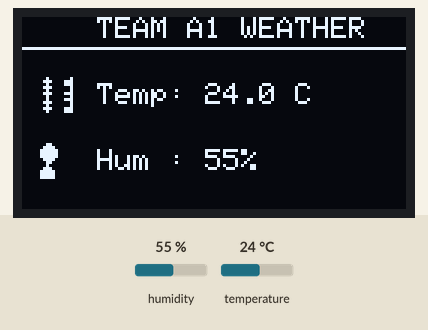
The sketch below on a simulated Arduino Uno, built with avr-gcc and run on an emulated ATmega328P. Shown: 128×64 one-colour display. Inputs (shaded band) come from the test bench; at power-on: humidity 55 %, temperature 24 °C.

Above: at 2.9 s.
3.0 s: humidity set to 22 %
At 4.3 s:
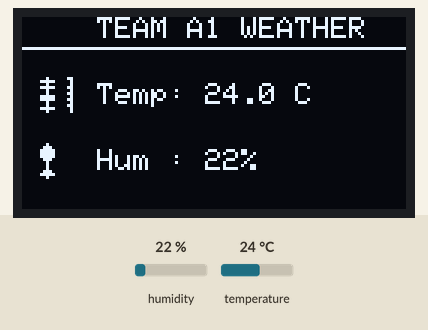
5.7 s: temperature set to 12 °C
At 6.38 s:
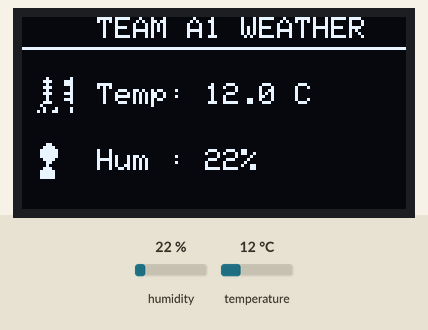
8.4 s: humidity set to 40 %
At 10.72 s:
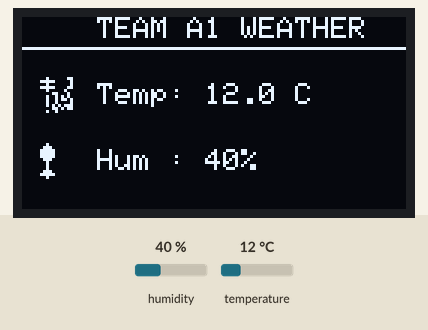
11.8 s: temperature set to 19 °C
At 12.61 s:
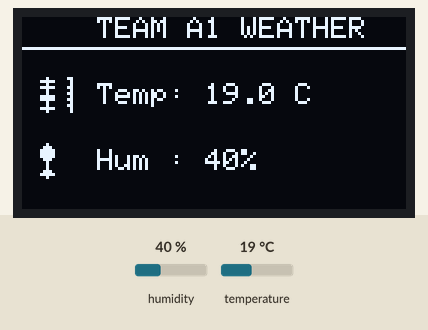

The sketch:

sketch_jan16b.ino
```cpp
#include <DHT.h>
#include <Wire.h>
#include <Adafruit_GFX.h>
#include <Adafruit_SSD1306.h>

#define DHTPIN 7
#define DHTTYPE DHT11

#define SCREEN_WIDTH 128
#define SCREEN_HEIGHT 64

DHT dht(DHTPIN, DHTTYPE);
Adafruit_SSD1306 display(SCREEN_WIDTH, SCREEN_HEIGHT, &Wire, -1);

/* ======== FAN ICON (12x12) - 4 FRAMES ROTATION ======== */
const unsigned char fan1[] PROGMEM = {
  0x10,0x38,0x7C,0x10,0x10,0x10,0x7C,0x38,0x10
};
const unsigned char fan2[] PROGMEM = {
  0x10,0x10,0x38,0x7C,0x10,0x7C,0x38,0x10,0x10
};
const unsigned char fan3[] PROGMEM = {
  0x10,0x38,0x7C,0x10,0x10,0x10,0x7C,0x38,0x10
};
const unsigned char fan4[] PROGMEM = {
  0x10,0x10,0x38,0x7C,0x10,0x7C,0x38,0x10,0x10
};

/* ======== PULSING DROP (8x12) ======== */
const unsigned char dropPulse1[] PROGMEM = {
  0x10,0x38,0x7C,0x7C,0x7C,0x38,0x10
};
const unsigned char dropPulse2[] PROGMEM = {
  0x18,0x3C,0x7E,0x7E,0x7E,0x3C,0x18
};

int fanFrame = 0;
int pulseFrame = 0;
unsigned long lastAnim = 0;

void setup() {
  dht.begin();
  display.begin(SSD1306_SWITCHCAPVCC, 0x3C);
  display.setTextColor(SSD1306_WHITE);
}

void loop() {
  float t = dht.readTemperature();
  float h = dht.readHumidity();

  display.clearDisplay();

  /* ===== HEADER ===== */
  display.setTextSize(1);
  display.setCursor(25, 0);
  display.print("TEAM A1 WEATHER");

  display.drawLine(0, 10, 127, 10, SSD1306_WHITE);

  /* ===== ANIMATION TIMING ===== */
  if (millis() - lastAnim > 180) {
    fanFrame = (fanFrame + 1) % 4;
    pulseFrame = (pulseFrame + 1) % 2;
    lastAnim = millis();
  }

  /* ===== FAN ANIMATION (TEMP) ===== */
  switch(fanFrame) {
    case 0: display.drawBitmap(5, 20, fan1, 12, 12, 1); break;
    case 1: display.drawBitmap(5, 20, fan2, 12, 12, 1); break;
    case 2: display.drawBitmap(5, 20, fan3, 12, 12, 1); break;
    case 3: display.drawBitmap(5, 20, fan4, 12, 12, 1); break;
  }

  /* ===== TEMP TEXT ===== */
  display.setCursor(25, 22);
  display.setTextSize(1);
  display.print("Temp: ");
  if (!isnan(t)) {
    display.print(t, 1);
    display.print(" C");
  } else display.print("--C");

  /* ===== PULSE DROP (HUMIDITY) ===== */
  if (pulseFrame == 0)
    display.drawBitmap(5, 42, dropPulse1, 8, 12, 1);
  else
    display.drawBitmap(5, 42, dropPulse2, 8, 12, 1);

  /* ===== HUMIDITY TEXT ===== */
  display.setCursor(25, 44);
  display.print("Hum : ");
  if (!isnan(h)) {
    display.print(h, 0);
    display.print("%");
  } else display.print("--%");

  display.display();
}
```
